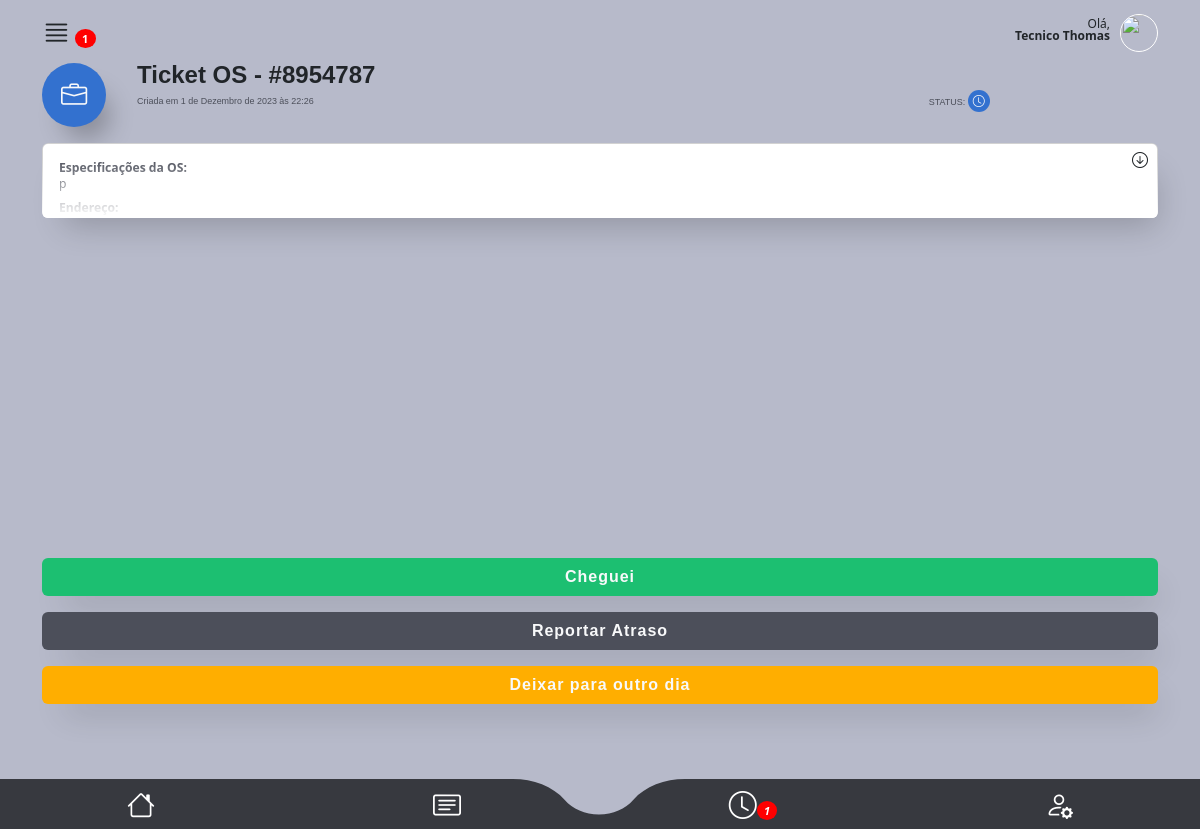
Page /main/a_caminho/8 (signed in) on the committed database.
### authentication/models.py (models this page shows, shortened)
class CustomUser(AbstractUser):
    telefone = models.CharField(max_length=15, null=False)
    endereco = models.ForeignKey(
        Endereco, on_delete=models.CASCADE, null=True, default=None
    )
    foto = models.ImageField(upload_to="img/perfil_user/", null=True, blank=True)
    email = models.EmailField(unique=True)

### staff/models.py (models this page shows, shortened)
class OrdemDeServico(models.Model):
    ticket = models.CharField(max_length=200, unique=True)
    tecnico = models.ForeignKey(
        CustomUser,
        on_delete=models.CASCADE,
        related_name="ordens_técnico",
        null=True,
        default=None,
    )
    staff = models.ForeignKey(
        CustomUser, on_delete=models.CASCADE, related_name="ordens_staff"
    )
    descricao = models.TextField(max_length=600)
    previsao_chegada = models.DateTimeField(editable=True)
    previsao_execucao = models.DateTimeField(editable=True)
    material = models.CharField(max_length=100, validators=[MinLengthValidator(3)])
    equipamento = models.CharField(max_length=100, validators=[MinLengthValidator(3)])
    data_criacao = models.DateTimeField(auto_now_add=True)
    cliente = models.ForeignKey(Cliente, on_delete=models.CASCADE)
    endereco = models.ForeignKey(Endereco, on_delete=models.CASCADE)
    contrato = models.CharField(max_length=700, null=True, blank=True)
    atividade = models.CharField(max_length=50, choices=ACTIVITY_CHOICES)
    status_tecnico = models.CharField(max_length=50, choices=TECNICAL_CHOICES)
    status = models.CharField(
        max_length=10, choices=STATUS_CHOICES, default="Aguardando"
    )
    atraso_em_minutos = models.CharField(max_length=50, choices=ATRASO_CHOICES)
    atraso_descricao = models.TextField(max_length=400)
    descricao_reagendamento = models.TextField(max_length=400)
    vezes_reagendada = models.IntegerField(default=0)
    aceite = models.BooleanField(default=False)

### main/views.py (the view)
# urls.py: path("a_caminho/<int:ordem_id>", views.a_caminho, name="a_caminho"),
@is_tecnico_and_owner
def a_caminho(request, ordem_id):
    try:
        api_google_maps_key = CHAVE_API_GOOGLE
        user = request.user
        aceites = calcula_aceite(user)
        ordem = get_object_or_404(
            OrdemDeServico,
            id=ordem_id,
            status__in=["Atenção", "Urgente", "Aguardando", "Concluído"],
        )
        if ordem.status == "Concluído":
            return HttpResponse("Ordem de Serviço já finalizada")
        ordem.status_tecnico = "À Caminho"
        ordem.save()
        return render(
            request,
            "a_caminho.html",
            {"ordem": ordem, "user": user, "api_google_maps_key": api_google_maps_key, **aceites},
        )
    except Exception as e:
        return render(request, "error.html", {"error_message": str(e)})

### authentication/models.py (called while the page is built)
    def __str__(self):
        return f"{self.rua}, {self.numero}, {self.complemento}, {self.bairro}, {self.cidade}, {self.estado}, CEP: {self.cep}"

### main/helpers.py (called while the page is built)
def is_tecnico_and_owner(view_func):
    @wraps(view_func)
    def _wrapped_view(request, ordem_id, *args, **kwargs):
        user = request.user
        try:
            ordem = OrdemDeServico.objects.get(id=ordem_id)
            if user.groups.filter(name="Técnico").exists() and ordem.tecnico == user:
                return view_func(request, ordem_id, *args, **kwargs)
        except OrdemDeServico.DoesNotExist:
            return HttpResponse("Os não existe")
        return HttpResponse(
            "Acesso não autorizado"
        )  # Ou redirecione para uma página de erro
    return _wrapped_view

def calcula_aceite(user):
    try:
        ordens = OrdemDeServico.objects.filter(
            tecnico=user, aceite=False, status__in=["Aguardando", "Atenção", "Urgente"]
        )
        pendentes = len(ordens)
        return {"pendentes": pendentes}
    except Exception as e:
        print(f"Erro ao calcular aviso: {e}")
        return {"pendentes": 0}

### main/templates/a_caminho.html (shortened to what this page needs)
{% extends "base2.html" %} {%load static%}
{% block rest %}
<section id="detalhes_oc_scr">
  <div class="container">
    <div id="oc_detalhes">
      <div class="oc_titulo mb-1 mb-md-3">
        <div class="row">
          <div class="col-3 col-md-1">
            <div
              class="{% if ordem.status == 'Aguardando' %}icon bg01{% elif ordem.status == 'Atenção' %}icon bg06{% else %}icon bg05{% endif %}"
            >
              <i class="bi bi-briefcase text-light"></i>
            </div>
          </div>
          <div class="col-9 col-md-10">
            <h4 class="font-bold">Ticket OS - #{{ordem.ticket}}</h4>
            <div class="row">
              <div class="col-8 col-md-10">
                <p class="font-medium color04">
                  Criada em {{ordem.data_criacao}}
                </p>
              </div>
              <div class="col-4 col-md-2">
                <p class="font-medium color04">
                  STATUS:
                  <span
                    class="{% if ordem.status == 'Aguardando' %}icon_sm bg01{% elif ordem.status == 'Atenção' %}icon_sm bg06{% else %}icon_sm bg05{% endif %}"
                  >
                    {% if ordem.status == 'Aguardando' %}
                    <i class="bi bi-clock text-light"></i>
                    {% elif ordem.status == 'Atenção' %}
                    <i class="bi bi-flag text-light"></i>
                    {% else %}
                    <i class="bi bi-exclamation-triangle-fill text-light"></i>
                    {% endif %}
                  </span>
                </p>
              </div>
            </div>
          </div>
        </div>
      </div>
      <div class="oc_espec box-shadow">
        <span class="icon"><i class="bi bi-arrow-down-circle"></i></span>
        <div class="collapse" id="oc_espec">
          <div class="card card-body color04">
            <div class="row">
              <div class="col-12">
                <p><strong>Especificações da OS:</strong></p>
                <p>{{ordem.descricao}}</p>
              </div>
              <div class="col-12 mt-2">
                <p><strong>Endereço:</strong></p>
                <p id="endereco">{{ordem.endereco}}</p>
              </div>
              <br />
              <br />
            </div>
          </div>
        </div>
      </div>
      <br />
      <div id="map" style="width: 350px; height: 300px; margin: 0 auto"></div>
      <div class="oc_action">
        <a
          href="{% url 'no_local' ordem.id %}"
          class="btn bg02 text-light w-100 box-shadow fs-6 font-bold mt-3"
          >Cheguei</a
        >
        <a
        href="{% url 'atraso' ordem.id %}"
        class="btn bg04 text-light w-100 box-shadow fs-6 font-bold mt-3">
          Reportar Atraso
        </a>
        <a
        href="{% url 'reagendar' ordem.id %}"
        class="btn bg06 text-light w-100 box-shadow fs-6 font-bold mt-3">
          Deixar para outro dia
        </a>
      </div>
    </div>
  </div>
</section>
{% endblock %}

### main/templates/base2.html (shortened to what this page needs)
{%load static%}
<!DOCTYPE html>
<html lang="en" data-bs-theme="auto">
  <head>
    <link
      rel="stylesheet"
      href="https://cdn.jsdelivr.net/npm/@docsearch/css@3"
    />
    <link
      rel="stylesheet"
      href="https://cdn.jsdelivr.net/npm/bootstrap-icons@1.11.1/font/bootstrap-icons.css"
    />
    <link
      href="{% static 'assets/dist/css/bootstrap.min.css' %}"
      rel="stylesheet"
    />
    <link href="{% static 'assets/css/app_mamminfo.css' %}" rel="stylesheet" />
  </head>
  <body>
    <main class="bg03">
      <header>
        <div class="container">
          <div id="super_menu">
            <div class="row">
              <div class="col-3 text-start">
                <i class="bi bi-justify i_main"></i> {% if pendentes != 0 %}<span class="badge">{{ pendentes }}</span>{% endif %}
              </div>
              <div class="col-9 text-end">
                <p class="mt-2">
                  Olá,<br />
                  <strong>{{ user.first_name }} {{ user.last_name }}</strong>
                </p>
                <div class="photo_user mt-1">
                  {% if request.user.foto %}
                  <img src="{{ request.user.foto.url }}" alt="User Photo" />
                  {% else %}
                  <img
                    src="https://cdn-icons-png.flaticon.com/512/3106/3106807.png?auto=format&fit=crop&q=80&w=1760&ixlib=rb-4.0.3&ixid=M3wxMjA3fDB8MHxwaG90by1wYWdlfHx8fGVufDB8fHx8fA%3D%3D"
                    alt=""
                  />
                  {% endif %}
                </div>
              </div>
            </div>
          </div>
        </div>
      </header>
      {% block rest %}{% endblock %}
    </main>
    <footer>
      <ul class="row">
        <li class="col-3 mt-1">
          <a href="{% url 'dashboard' %}"><i class="bi bi-house"></i></a>
        </li>
        <li class="col-3 p-0 mt-1 text-start text-md-center">
          <a href="{% url 'minhas_os' %}" class="text-start text-md-center"
            ><i class="bi bi-card-text"></i
          ></a>
        </li>
        <li class="col-3 p-0 mt-1 text-end text-md-center">
          <a href="{% url 'aceite' %}" class="text-end text-md-center"
            ><i class="bi bi-clock">{% if pendentes != 0 %}<span class="badge">{{ pendentes }}</span>{% endif %}</i
          ></a>
        </li>
        <li class="col-3 mt-1">
          <a href="{% url 'tela_user' %}"><i class="bi bi-person-gear"></i></a>
        </li>
      </ul>
    </footer>
  </body>
</html>

### main/templates/static/assets/css/app_mamminfo.css (style rules this page uses)
html { font-family: 'Noto', sans-serif;background: #ced0dc; }
.font-medium { font-family: 'NotoMedium', sans-serif;font-weight: 400; }
.font-bold { font-family: 'NotoBold', sans-serif;font-weight: 600; }
.bg01 { background: #3371cf; }
.bg02 { background: #1cbf71; }
.bg03 { background: #b7baca; }
.bg04 { background: #4c4f5a; }
.bg06 { background: #ffae00; }
.color04 { color: #4c4f5a; }
section { height: auto;min-height: 90vh;max-width: 100vw;width: 100%; }
.box-shadow { box-shadow: 10px 20px 32px -12px rgba(0,0,0,.2); }
.btn { letter-spacing: 1px; }
#super_menu { padding: 10px 0;position: relative; }
#super_menu p { font-size: .75rem;line-height: 100%;display: inline-block;margin: 0 10px 0 0; }
#super_menu .i_main { font-size: 1.8rem; }
#super_menu .photo_user { float: right;display: inline-block; }
#super_menu .photo_user img { width: 38px;height: 38px;display: block;border-radius: 38px;object-fit: cover;transform-origin: 50% 50%;border: 1px solid #fff; }
footer { position: fixed;z-index: 5; width: 100%;bottom: 0;background: url(../img/footer.svg) 50% 50% / cover;height: 50px; }
footer ul { padding: 0;margin: 0;text-align: center; }
footer ul li { list-style: none;display: inline-block; }
footer li a { color: #fff;font-size: 1.75rem;width: 100%;text-align: center;display: block; }
#oc_detalhes .oc_titulo .icon { width: 64px;height: 64px;border-radius: 64px;display: inline-block;text-align: center;line-height: 64px;box-shadow: 12px 20px 24px -8px rgba(0,0,0,.25); }
#oc_detalhes .oc_titulo .icon i { font-size: 1.64rem; }
#oc_detalhes .oc_titulo h4 { line-height: 100%; }
#oc_detalhes .oc_titulo p { font-size: .56rem;margin: 0; }
#oc_detalhes .oc_titulo .icon_sm { width: 22px;height: 22px;border-radius: 22px;display: inline-block;text-align: center;line-height: 22px;margin-top: -5px; }
#oc_detalhes .oc_titulo .icon_sm i { font-size: .75rem; }
#oc_detalhes .oc_espec { position: relative;overflow: hidden;border-radius: 6px; }
#oc_detalhes .oc_espec .collapse, #oc_detalhes .oc_espec .collapsing { display: block;height: 75px;overflow: hidden; }
#oc_detalhes .oc_espec p { font-size: .76rem;margin:0;line-height: 132%; }
#oc_detalhes .oc_espec .icon { position: absolute;top: 5px;right: 10px;z-index: 2; }
#oc_detalhes .oc_espec .collapse::before { position: absolute;bottom: 0;left: 0;right: 0;width: 100%;height: 60px;display: block;content: "";z-index: 1; background: rgb(255,255,255);background: linear-gradient(0deg, rgba(255,255,255,1) 0%, rgba(255,255,255,0) 100%); }
#oc_detalhes { padding-bottom: 50px; }
#oc_detalhes .oc_action { margin-bottom: 75px; }

### rows in the picture
CustomUser: first_name "Tecnico", last_name "Thomas"
OrdemDeServico: ticket "8954787", data_criacao "1 de Dezembro de 2023 às 22:26", descricao "p"

### other values in the picture
{{ pendentes }} "1"
